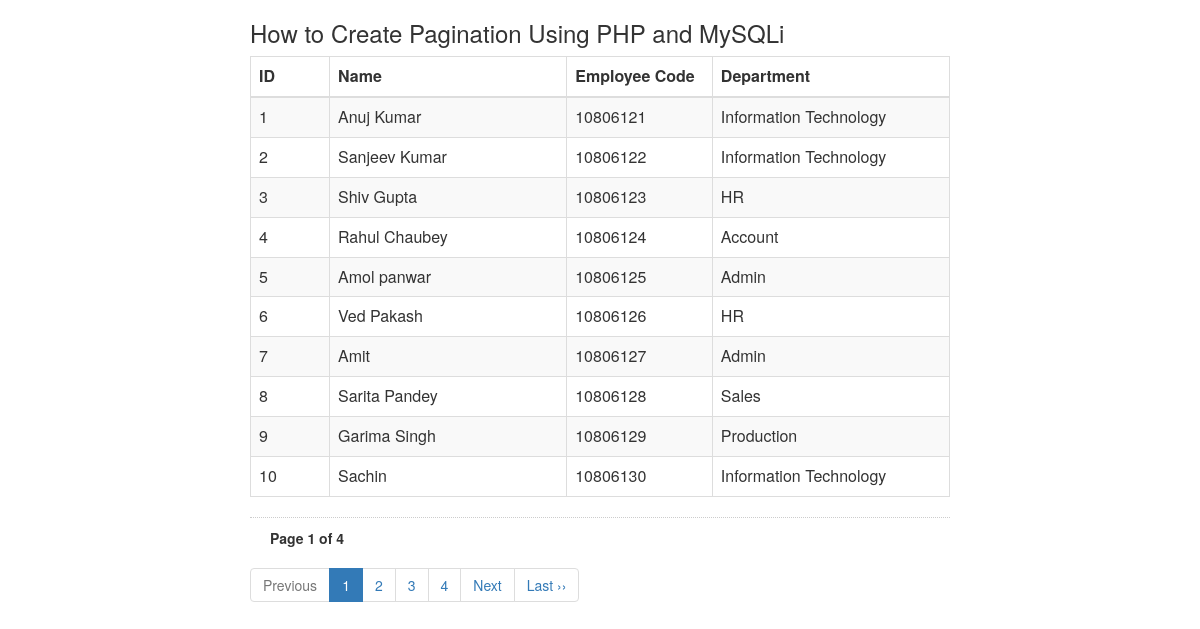
The page / on the database its author committed.
### tables this page shows
CREATE TABLE `pagination` (
  `id` int(10) NOT NULL,
  `FullNme` varchar(250) DEFAULT NULL,
  `EmpCode` int(10) DEFAULT NULL,
  `Department` varchar(250) DEFAULT NULL
);

### index.php (the view, shortened to what this page needs)
<?php
include('config.php');
?>
<html>
<head>
<link rel="stylesheet" href="css/bootstrap.min.css">
</head>
<body>
<div style="width:700px; margin:0 auto;">
<h3>How to Create  Pagination Using PHP and MySQLi</h3>
<table class="table table-striped table-bordered">
<thead>
<tr>
<th style='width:50px;'>ID</th>
<th style='width:150px;'>Name</th>
<th style='width:50px;'>Employee Code</th>
<th style='width:150px;'>Department</th>
</tr>
</thead>
<tbody>
<?php
if (isset($_GET['page_no']) && $_GET['page_no']!="") {
	$page_no = $_GET['page_no'];
	} else {
		$page_no = 1;
        }
	$total_records_per_page = 10;
    $offset = ($page_no-1) * $total_records_per_page;
	$previous_page = $page_no - 1;
	$next_page = $page_no + 1;
	$result_count = mysqli_query($con,"SELECT COUNT(*) As total_records FROM pagination ");
	$total_records = mysqli_fetch_array($result_count);
	$total_records = $total_records['total_records'];
    $total_no_of_pages = ceil($total_records / $total_records_per_page);
    $result = mysqli_query($con,"SELECT * FROM pagination LIMIT $offset, $total_records_per_page");
    while($row = mysqli_fetch_array($result)){
		echo "<tr>
			  <td>".$row['id']."</td>
			  <td>".$row['FullNme']."</td>
	 		  <td>".$row['EmpCode']."</td>
		   	  <td>".$row['Department']."</td>
		   	  </tr>";
        }
    ?>
</tbody>
</table>
<div style='padding: 10px 20px 0px; border-top: dotted 1px #CCC;'>
<strong>Page <?php echo $page_no." of ".$total_no_of_pages; ?></strong>
</div>
<ul class="pagination">
	<li <?php if($page_no <= 1){ echo "class='disabled'"; } ?>>
	<a <?php if($page_no > 1){ echo "href='?page_no=$previous_page'"; } ?>>Previous</a>
	</li>
    <?php
	if ($total_no_of_pages <= 10){
		for ($counter = 1; $counter <= $total_no_of_pages; $counter++){
			if ($counter == $page_no) {
		   echo "<li class='active'><a>$counter</a></li>";
				}else{
           echo "<li><a href='?page_no=$counter'>$counter</a></li>";
				}
        }
	}
?>
	<li <?php if($page_no >= $total_no_of_pages){ echo "class='disabled'"; } ?>>
	<a <?php if($page_no < $total_no_of_pages) { echo "href='?page_no=$next_page'"; } ?>>Next</a>
	</li>
    <?php if($page_no < $total_no_of_pages){
		echo "<li><a href='?page_no=$total_no_of_pages'>Last &rsaquo;&rsaquo;</a></li>";
		} ?>
</ul>
</div>
</body>
</html>

### rows shown on the page
pagination: id "1", FullNme "Anuj Kumar", EmpCode "10806121", Department "Information Technology"
pagination: id "2", FullNme "Sanjeev Kumar", EmpCode "10806122", Department "Information Technology"
pagination: id "3", FullNme "Shiv Gupta", EmpCode "10806123", Department "HR"
pagination: id "4", FullNme "Rahul Chaubey", EmpCode "10806124", Department "Account"
pagination: id "5", FullNme "Amol panwar", EmpCode "10806125", Department "Admin"
pagination: id "6", FullNme "Ved Pakash", EmpCode "10806126", Department "HR"
pagination: id "7", FullNme "Amit", EmpCode "10806127", Department "Admin"
pagination: id "8", FullNme "Sarita Pandey", EmpCode "10806128", Department "Sales"
pagination: id "9", FullNme "Garima Singh", EmpCode "10806129", Department "Production"
pagination: id "10", FullNme "Sachin", EmpCode "10806130", Department "Information Technology"

### other values the page prints
$page_no "1"
$total_no_of_pages "4"
